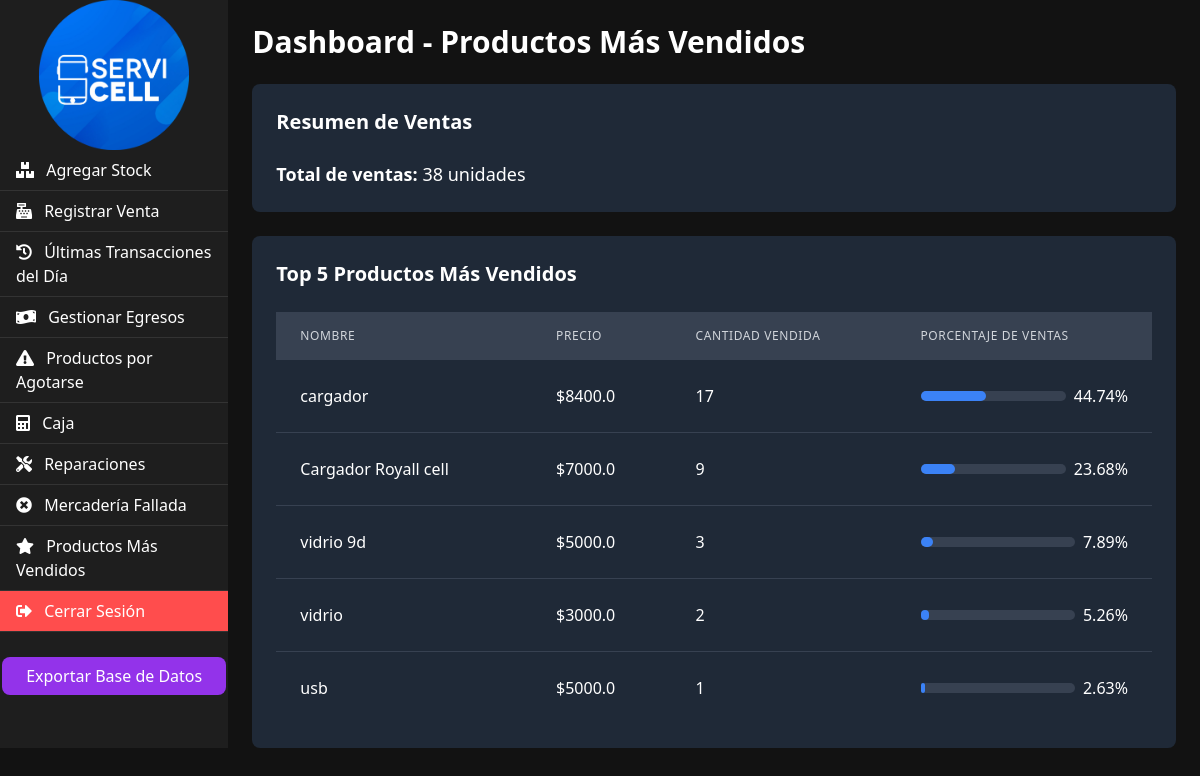
Before: /productos_mas_vendidos with the older database file.
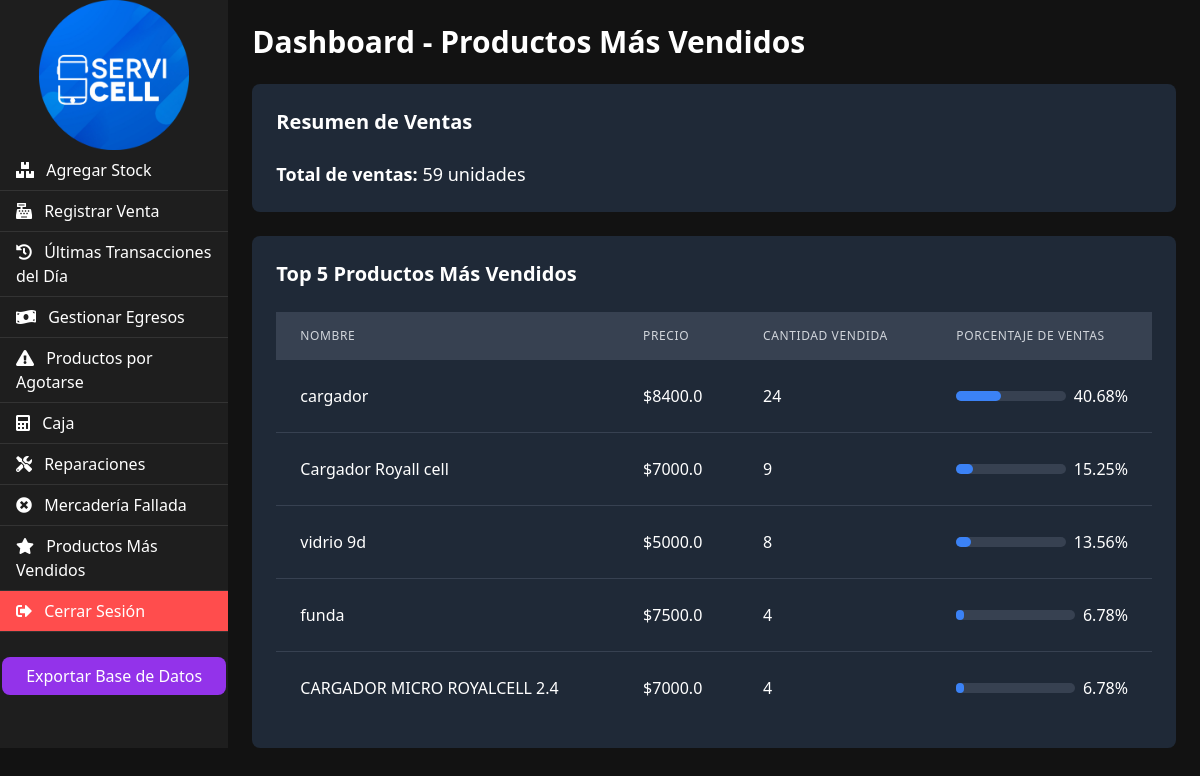
After: the same page with the newer database file.
### tables this page shows
CREATE TABLE productos (
    id INTEGER PRIMARY KEY AUTOINCREMENT,
    nombre TEXT NOT NULL,
    codigo_barras TEXT UNIQUE NOT NULL,
    stock INTEGER NOT NULL
, precio REAL, precio_costo REAL, cantidad_vendida INTEGER DEFAULT 0);

### app.py (the view)
@app.route('/productos_mas_vendidos')
def productos_mas_vendidos():
    conn = get_db_connection()
    cursor = conn.cursor()
    cursor.execute('''
        SELECT nombre, precio, cantidad_vendida
        FROM productos
        ORDER BY cantidad_vendida DESC
        LIMIT 5
    ''')
    productos = cursor.fetchall()
    cursor.execute('SELECT SUM(cantidad_vendida) FROM productos')
    total_ventas = cursor.fetchone()[0]
    productos_con_porcentaje = []
    for producto in productos:
        nombre, precio, cantidad_vendida = producto
        porcentaje = (cantidad_vendida / total_ventas) * 100 if total_ventas > 0 else 0
        productos_con_porcentaje.append({
            'nombre': nombre,
            'precio': precio,
            'cantidad_vendida': cantidad_vendida,
            'porcentaje': round(porcentaje, 2)  # Redondear a 2 decimales
        })
    conn.close()
    return render_template('productos_mas_vendidos.html', productos=productos_con_porcentaje, total_ventas=total_ventas)

### app.py (called while the page is built)
def get_db_connection():
    conn = sqlite3.connect('negocio.db')
    conn.row_factory = sqlite3.Row
    return conn

### templates/productos_mas_vendidos.html
{% extends "base.html" %}
{% block content %}
<div class="container mt-4">
    <h1 class="text-3xl font-bold mb-6">Dashboard - Productos Más Vendidos</h1>
    <div class="bg-gray-800 p-6 rounded-lg mb-6">
        <h2 class="text-xl font-semibold mb-4">Resumen de Ventas</h2>
        <p class="text-lg">
            <span class="font-bold">Total de ventas:</span> {{ total_ventas }} unidades
        </p>
    </div>
    <div class="bg-gray-800 p-6 rounded-lg">
        <h2 class="text-xl font-semibold mb-4">Top 5 Productos Más Vendidos</h2>
        <table class="min-w-full">
            <thead class="bg-gray-700">
                <tr>
                    <th class="px-6 py-3 text-left text-xs font-medium text-gray-300 uppercase tracking-wider">Nombre</th>
                    <th class="px-6 py-3 text-left text-xs font-medium text-gray-300 uppercase tracking-wider">Precio</th>
                    <th class="px-6 py-3 text-left text-xs font-medium text-gray-300 uppercase tracking-wider">Cantidad Vendida</th>
                    <th class="px-6 py-3 text-left text-xs font-medium text-gray-300 uppercase tracking-wider">Porcentaje de Ventas</th>
                </tr>
            </thead>
            <tbody class="divide-y divide-gray-700">
                {% for producto in productos %}
                <tr class="hover:bg-gray-750">
                    <td class="px-6 py-4 whitespace-nowrap">{{ producto.nombre }}</td>
                    <td class="px-6 py-4 whitespace-nowrap">${{ producto.precio }}</td>
                    <td class="px-6 py-4 whitespace-nowrap">{{ producto.cantidad_vendida }}</td>
                    <td class="px-6 py-4 whitespace-nowrap">
                        <div class="flex items-center">
                            <div class="w-full bg-gray-700 rounded-full h-2.5">
                                <div class="bg-blue-500 h-2.5 rounded-full" style="width: {{ producto.porcentaje }}%"></div>
                            </div>
                            <span class="ml-2">{{ producto.porcentaje }}%</span>
                        </div>
                    </td>
                </tr>
                {% endfor %}
            </tbody>
        </table>
    </div>
</div>
{% endblock %}

Changed rows visible on the page:
no longer on this page (row edited): productos: nombre "vidrio", precio "3000.0", cantidad_vendida "2", porcentaje "5.26"
no longer on this page (row unchanged): productos: nombre "usb", precio "5000.0", cantidad_vendida "1", porcentaje "2.63"
changed productos "cargador": cantidad_vendida "17" → "24"; {{ producto.porcentaje }} 44.74 → 40.68 (drawn); porcentaje "44.74" → "40.68"
computed for productos "Cargador Royall cell": {{ producto.porcentaje }} 23.68 → 15.25 (drawn); porcentaje "23.68" → "15.25"
changed productos "vidrio 9d": cantidad_vendida "3" → "8"; {{ producto.porcentaje }} 7.89 → 13.56 (drawn); porcentaje "7.89" → "13.56"
now on this page (row edited): productos: nombre "funda", precio "7500.0", cantidad_vendida "4", porcentaje "6.78"
now on this page (row edited): productos: nombre "CARGADOR MICRO ROYALCELL 2.4", precio "7000.0", cantidad_vendida "4", porcentaje "6.78"
Other visible differences:
{{ total_ventas }}: "38" → "59"
